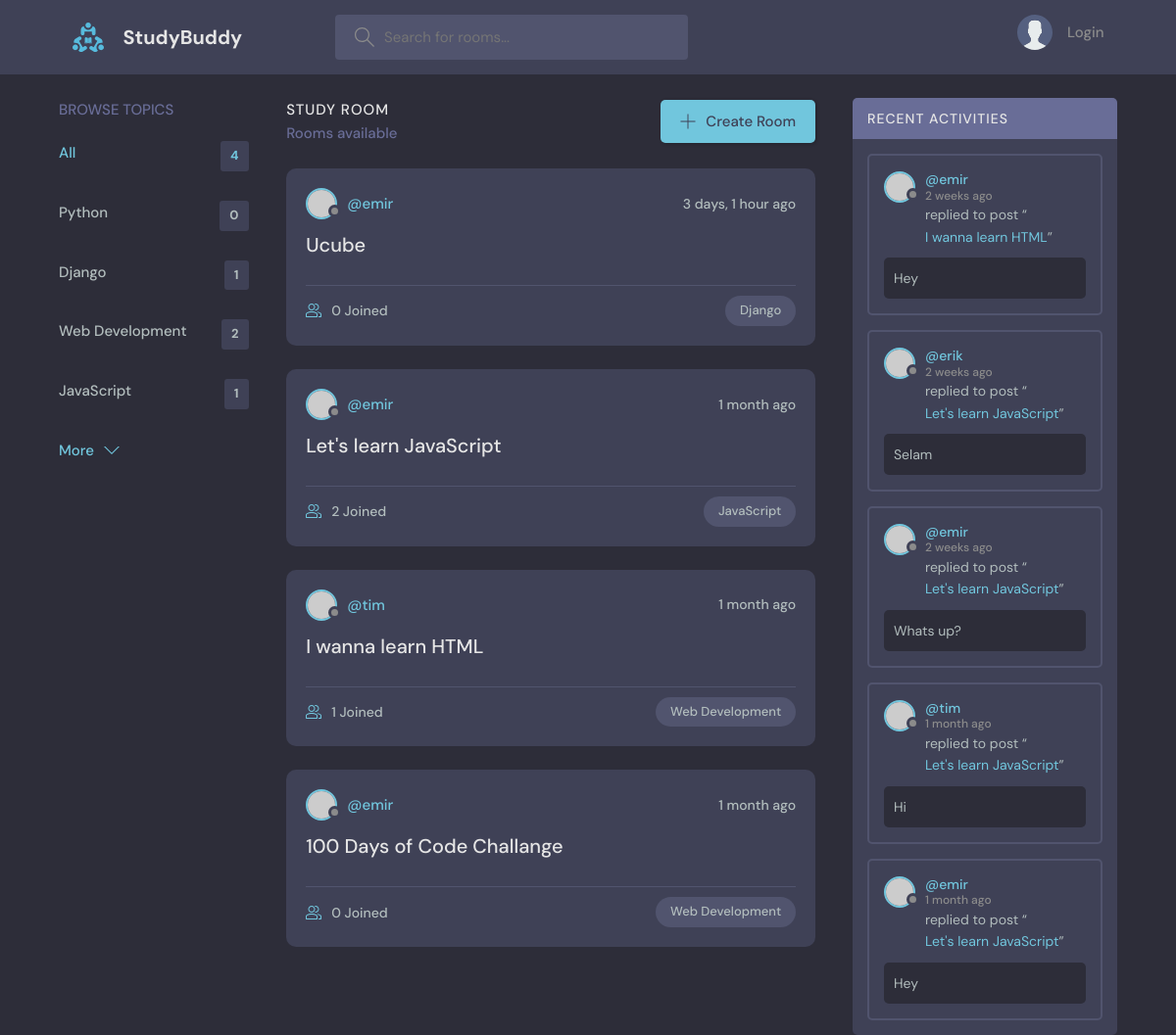
The app's page /, older data.
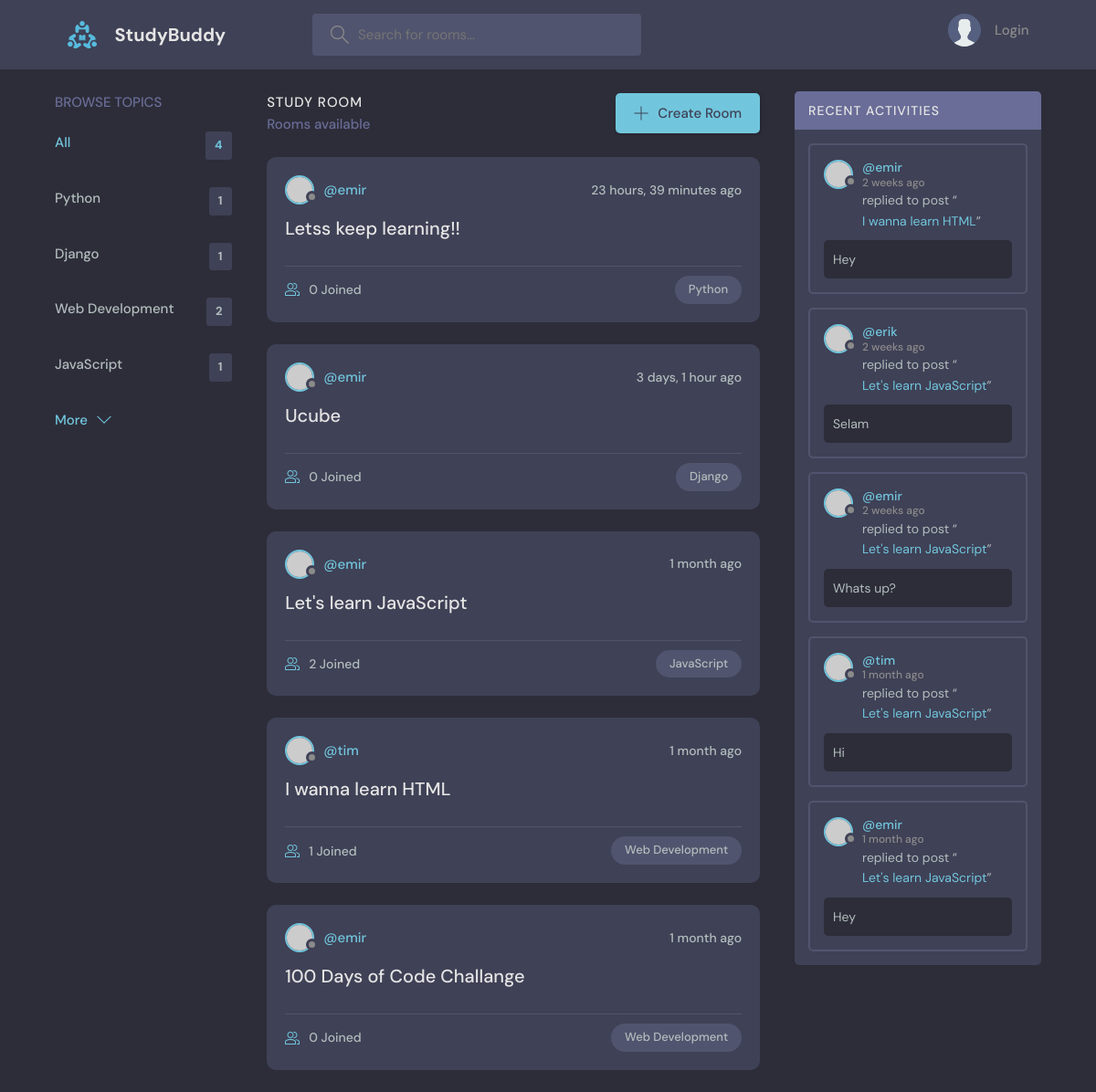
The same page, newer data.
### base/models.py (models this page shows, shortened)
class Topic(models.Model):
    name = models.CharField(max_length=200)

class Room(models.Model):
    host = models.ForeignKey(User, on_delete=models.SET_NULL, null=True)
    topic = models.ForeignKey(Topic, on_delete=models.SET_NULL, null=True)
    name = models.CharField(max_length=200)
    description = models.TextField(null = True, blank=True)
    participants = models.ManyToManyField(User, related_name='participants', blank=True)
    updated = models.DateTimeField(auto_now = True)
    created = models.DateTimeField(auto_now_add = True)
    class Meta:
        ordering=['-updated','-created']
    def __str__(self) :
        return self.name

class Message(models.Model):
    user = models.ForeignKey(User,on_delete=models.CASCADE)
    room = models.ForeignKey(Room, on_delete=models.CASCADE)
    body = models.TextField()
    updated = models.DateTimeField(auto_now = True)
    created = models.DateTimeField(auto_now_add = True)
    class Meta:
        ordering=['-updated','-created']

### base/views.py (the view)
# urls.py: path('', views.home, name="home"),
def home(request):
    q=request.GET.get('q') if request.GET.get('q') != None else ''
    rooms = Room.objects.filter(
        Q(topic__name__icontains=q)|
        Q(name__icontains=q)|
        Q(description__icontains=q)
    )
    topics= Topic.objects.all()
    room_count = rooms.count()
    room_messages = Message.objects.filter(Q(room__topic__name__icontains=q))
    context={'rooms':rooms, 'topics':topics, 'room_count':room_count,
    'room_messages':room_messages}
    return render(request, 'base/home.html',context)

### base/templates/base/home.html (shortened to what this page needs)
{% extends 'main.html' %}
{% block content %}
    <main class="layout layout--3">
      <div class="container">
        {% include 'base/topics_component.html' %}
        <div class="roomList">
          <div class="roomList__header">
            <div>
              <h2>Study Room</h2>
              <p>{{rooms_count}} Rooms available</p>
            </div>
            <a class="btn btn--main" href="{% url 'create-room' %}">
              <svg version="1.1" xmlns="http://www.w3.org/2000/svg" width="32" height="32" viewBox="0 0 32 32">
                <title>add</title>
                <path
                  d="M16.943 0.943h-1.885v14.115h-14.115v1.885h14.115v14.115h1.885v-14.115h14.115v-1.885h-14.115v-14.115z"
                ></path>
              </svg>
              Create Room
            </a>
          </div>
          {% include 'base/feed_component.html'%}
        </div>
        {% include 'base/activity_component.html'%}
      </div>
    </main>
{% endblock %}

### base/templates/base/topics_component.html
<div class="topics">
    <div class="topics__header">
      <h2>Browse Topics</h2>
    </div>
    <ul class="topics__list">
      <li>
        <a href="{% url 'home' %}" class="active">All <span>{{topics.count}}</span></a>
      </li>
      {% for topic in topics %}
      <li>
        <a href="{% url 'home' %}?q={{topic.name}}">{{topic.name}} <span>{{topic.room_set.all.count}}</span></a>
      </li>
      {% endfor %}
    </ul>
    <a class="btn btn--link" href="topics.html">
      More
      <svg version="1.1" xmlns="http://www.w3.org/2000/svg" width="32" height="32" viewBox="0 0 32 32">
        <title>chevron-down</title>
        <path d="M16 21l-13-13h-3l16 16 16-16h-3l-13 13z"></path>
      </svg>
    </a>
  </div>

### base/templates/base/feed_component.html (shortened to what this page needs)
{% for room in rooms %}
<div class="roomListRoom">
    <div class="roomListRoom__header">
      <a href="{% url 'user-profile' room.host.id %}" class="roomListRoom__author">
        <div class="avatar avatar--small">
          <img src="https://randomuser.me/api/portraits/women/11.jpg" />
        </div>
        <span>@{{room.host.username}}</span>
      </a>
      <div class="roomListRoom__actions">
        <span>{{room.created|timesince}} ago</span>
      </div>
    </div>
    <div class="roomListRoom__content">
      <a href="{% url 'room' room.id %}">{{room.name}}</a>
    </div>
    <div class="roomListRoom__meta">
      <a href="{% url 'room' room.id %}" class="roomListRoom__joined">
        {{room.participants.all.count}} Joined
      </a>
      <p class="roomListRoom__topic">{{room.topic.name}}</p>
    </div>
  </div>
  {% endfor %}

### base/templates/base/activity_component.html (shortened to what this page needs)
<div class="activities">
    <div class="activities__header">
      <h2>Recent Activities</h2>
    </div>
    {% for message in room_messages %}
    <div class="activities__box">
      <div class="activities__boxHeader roomListRoom__header">
        <a href="{% url 'user-profile' message.user.id %}" class="roomListRoom__author">
          <div class="avatar avatar--small">
            <img src="https://randomuser.me/api/portraits/women/11.jpg" />
          </div>
          <p>
            @{{message.user}}
            <span>{{message.created|timesince}} ago</span>
          </p>
        </a>
      </div>
      <div class="activities__boxContent">
        <p>replied to post “<a href="{% url 'room' message.room.id %}">{{message.room}}</a>”</p>
        <div class="activities__boxRoomContent">
          {{message.body}}
        </div>
      </div>
    </div>
    {% endfor%}
  </div>

Row changes from the older to the newer data that the page shows:
computed for Topic "Python": room_set.all.count "0" → "1"
added Room: host.username "emir", created "23 hours, 39 minutes", name "Letss keep learning!!", participants.all.count "0", topic.name "Python"
